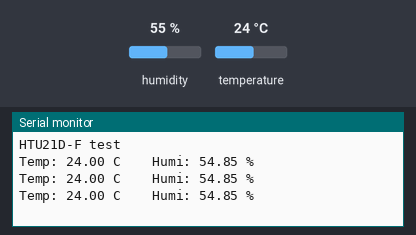
Simulated run of this sketch. Board: Arduino Uno, built with avr-gcc and run on an emulated ATmega328P. Shown: the last lines printed to the serial monitor. The test bench sets the inputs (shaded band); at power-on: humidity 55 %, temperature 24 °C.

Above: at 1.3 s.
1.4 s: humidity set to 22 %
At 2.1 s:
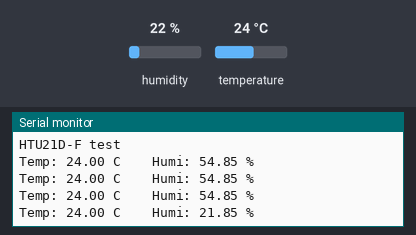
2.9 s: temperature set to 12 °C
At 2.9 s:
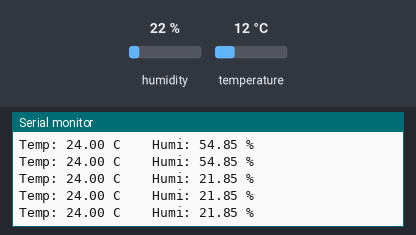
4.4 s: humidity set to 40 %
At 4.8 s:
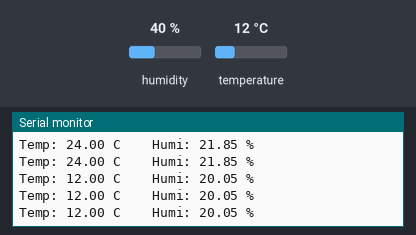
Timing chart, 0 to 7.4 s (numbered marks = the images above; inputs shaded):
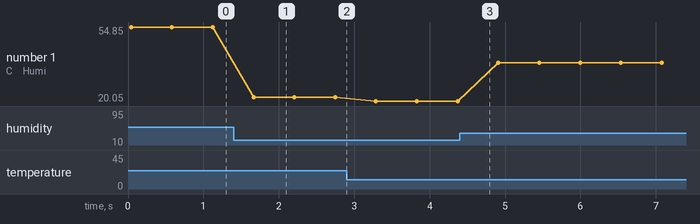

The sketch:

HTU21D.ino
```cpp
/*-----------------------------------------------------------------------------
* Projeto: HTU21D com Arduino
* Saiba mais: https://elcereza.com/
* Disponibilizado por: https://elcereza.com/
* Editado por: Gustavo Cereza
*----------------------------------------------------------------------------*/

#include "Adafruit_HTU21DF.h"

Adafruit_HTU21DF htu = Adafruit_HTU21DF();

void setup() {
  Serial.begin(9600);
  Serial.println("HTU21D-F test");

  if (!htu.begin()) {
    Serial.println("Couldn't find sensor!");
    while (1);
  }
}

void loop() {

  float temp = htu.readTemperature();
  float rel_hum = htu.readHumidity() + (-0.15*(25 - temp));

  Serial.print("Temp: "); Serial.print(temp); Serial.print(" C");
  Serial.print("\t\t");
  Serial.print("Humi: "); Serial.print(rel_hum); Serial.println(" \%");
  delay(500);
}
```

Measured:
- after the input at 1.4 s, the serial monitor: prints a new line after 0.26 s (image 1)
- plotted number 1: 54.85 → 21.85 after the input at 1.4 s, 21.85 → 20.05 after the input at 2.9 s, 20.05 → 38.05 after the input at 4.4 s
